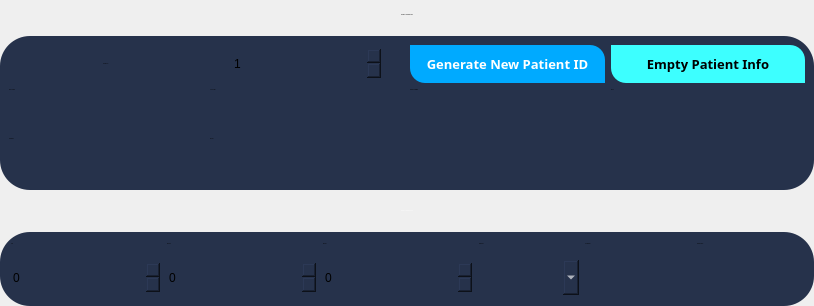
                             <widget class="QFrame" name="info_frame">
                              <property name="sizePolicy">
                               <sizepolicy hsizetype="MinimumExpanding" vsizetype="Expanding">
                                <horstretch>0</horstretch>
                                <verstretch>0</verstretch>
                               </sizepolicy>
                              </property>
                              <property name="maximumSize">
                               <size>
                                <width>16777215</width>
                                <height>16777215</height>
                               </size>
                              </property>
                              <property name="frameShape">
                               <enum>QFrame::NoFrame</enum>
                              </property>
                              <property name="frameShadow">
                               <enum>QFrame::Plain</enum>
                              </property>
                              <layout class="QVBoxLayout" name="verticalLayout_15">
                               <property name="leftMargin">
                                <number>0</number>
                               </property>
                               <property name="topMargin">
                                <number>0</number>
                               </property>
                               <property name="rightMargin">
                                <number>0</number>
                               </property>
                               <property name="bottomMargin">
                                <number>0</number>
                               </property>
                               <item alignment="Qt::AlignHCenter">
                                <widget class="QLabel" name="label_15">
                                 <property name="sizePolicy">
                                  <sizepolicy hsizetype="Preferred" vsizetype="Preferred">
                                   <horstretch>0</horstretch>
                                   <verstretch>0</verstretch>
                                  </sizepolicy>
                                 </property>
                                 <property name="minimumSize">
                                  <size>
                                   <width>50</width>
                                   <height>30</height>
                                  </size>
                                 </property>
                                 <property name="font">
                                  <font>
                                   <pointsize>-1</pointsize>
                                  </font>
                                 </property>
                                 <property name="styleSheet">
                                  <string notr="true">
text-align:middle;</string>
                                 </property>
                                 <property name="text">
                                  <string>GENERAL INFORMATION</string>
                                 </property>
                                 <property name="alignment">
                                  <set>Qt::AlignCenter</set>
                                 </property>
                                </widget>
                               </item>
                               <item>
                                <widget class="QFrame" name="patient_general_info_frame">
                                 <property name="styleSheet">
                                  <string notr="true">	border-top-right-radius: 30px;
	border-top-left-radius: 30px;
	border-bottom-right-radius:30px;
	border-bottom-left-radius: 30px;
background-color:#26324b;</string>
                                 </property>
                                 <property name="frameShape">
                                  <enum>QFrame::Box</enum>
                                 </property>
                                 <property name="frameShadow">
                                  <enum>QFrame::Plain</enum>
                                 </property>
                                 <property name="lineWidth">
                                  <number>0</number>
                                 </property>
                                 <layout class="QGridLayout" name="gridLayout_2">
                                  <item row="2" column="6" alignment="Qt::AlignLeft">
                                   <widget class="QLabel" name="label_20">
                                    <property name="font">
                                     <font>
                                      <pointsize>-1</pointsize>
                                     </font>
                                    </property>
                                    <property name="text">
                                     <string>EMAIL</string>
                                    </property>
                                   </widget>
                                  </item>
                                  <item row="2" column="1" alignment="Qt::AlignLeft">
                                   <widget class="QLabel" name="label_16">
                                    <property name="font">
                                     <font>
                                      <pointsize>-1</pointsize>
                                     </font>
                                    </property>
                                    <property name="text">
                                     <string>FIRST NAME</string>
                                    </property>
                                   </widget>
                                  </item>
                                  <item row="2" column="3" alignment="Qt::AlignLeft">
                                   <widget class="QLabel" name="label_17">
                                    <property name="font">
                                     <font>
                                      <pointsize>-1</pointsize>
                                     </font>
                                    </property>
                                    <property name="text">
                                     <string>LAST NAME</string>
                                    </property>
                                   </widget>
                                  </item>
                                  <item row="3" column="6">
                                   <widget class="QLineEdit" name="email">
                                    <property name="minimumSize">
                                     <size>
                                      <width>0</width>
                                      <height>35</height>
                                     </size>
                                    </property>
                                    <property name="styleSheet">
                                     <string notr="true"/>
                                    </property>
                                   </widget>
                                  </item>
                                  <item row="0" column="1" alignment="Qt::AlignHCenter|Qt::AlignVCenter">
                                   <widget class="QLabel" name="label_22">
                                    <property name="maximumSize">
                                     <size>
                                      <width>100</width>
                                      <height>16777215</height>
                                     </size>
                                    </property>
                                    <property name="font">
                                     <font>
                                      <pointsize>-1</pointsize>
                                     </font>
                                    </property>
                                    <property name="styleSheet">
                                     <string notr="true"/>
                                    </property>
                                    <property name="text">
                                     <string>PATIENT ID</string>
                                    </property>
                                   </widget>
                                  </item>
                                  <item row="0" column="5">
                                   <widget class="QPushButton" name="generate_patient_id">
                                    <property name="font">
                                     <font>
                                      <family>Comfortaa</family>
                                      <pointsize>10</pointsize>
                                      <weight>50</weight>
                                      <italic>false</italic>
                                      <bold>false</bold>
                                     </font>
                                    </property>
                                    <property name="styleSheet">
                                     <string notr="true">background-color: rgb(0, 170, 255);
color: rgb(255, 255, 255);
font-size: 13px;
	font-weight: bold;
	border-top-right-radius: 15px;
	border-top-left-radius: 0px;
	border-bottom-right-radius: 0px;
	border-bottom-left-radius: 15px;
	padding: 10px;
	font: 10pt &quot;Comfortaa&quot;;</string>
                                    </property>
                                    <property name="text">
                                     <string>Generate New Patient ID</string>
                                    </property>
                                   </widget>
                                  </item>
                                  <item row="3" column="1">
                                   <widget class="QLineEdit" name="fn">
                                    <property name="sizePolicy">
                                     <sizepolicy hsizetype="Expanding" vsizetype="Fixed">
                                      <horstretch>0</horstretch>
                                      <verstretch>0</verstretch>
                                     </sizepolicy>
                                    </property>
                                    <property name="minimumSize">
                                     <size>
                                      <width>0</width>
                                      <height>35</height>
                                     </size>
                                    </property>
                                    <property name="styleSheet">
                                     <string notr="true"/>
                                    </property>
                                   </widget>
                                  </item>
                                  <item row="2" column="5" alignment="Qt::AlignLeft">
                                   <widget class="QLabel" name="label_19">
                                    <property name="font">
                                     <font>
                                      <pointsize>-1</pointsize>
                                     </font>
                                    </property>
                                    <property name="text">
                                     <string>PHONE NUMBER</string>
                                    </property>
                                   </widget>
                                  </item>
                                  <item row="3" column="5">
                                   <widget class="QLineEdit" name="pn">
                                    <property name="minimumSize">
                                     <size>
                                      <width>0</width>
                                      <height>35</height>
                                     </size>
                                    </property>
                                    <property name="styleSheet">
                                     <string notr="true"/>
                                    </property>
                                   </widget>
                                  </item>
                                  <item row="6" column="1">
                                   <widget class="QLineEdit" name="addr">
                                    <property name="minimumSize">
                                     <size>
                                      <width>0</width>
                                      <height>35</height>
                                     </size>
                                    </property>
                                    <property name="styleSheet">
                                     <string notr="true"/>
                                    </property>
                                   </widget>
                                  </item>
                                  <item row="4" column="1" alignment="Qt::AlignLeft">
                                   <widget class="QLabel" name="label_18">
                                    <property name="font">
                                     <font>
                                      <pointsize>-1</pointsize>
                                     </font>
                                    </property>
                                    <property name="text">
                                     <string>ADDRESS</string>
                                    </property>
                                   </widget>
                                  </item>
                                  <item row="0" column="3" alignment="Qt::AlignHCenter">
                                   <widget class="QSpinBox" name="patient_id">
                                    <property name="sizePolicy">
                                     <sizepolicy hsizetype="Fixed" vsizetype="Fixed">
                                      <horstretch>0</horstretch>
                                      <verstretch>0</verstretch>
                                     </sizepolicy>
                                    </property>
                                    <property name="minimumSize">
                                     <size>
                                      <width>150</width>
                                      <height>35</height>
                                     </size>
                                    </property>
                                    <property name="styleSheet">
                                     <string notr="true"/>
                                    </property>
                                    <property name="readOnly">
                                     <bool>true</bool>
                                    </property>
                                    <property name="maximum">
                                     <number>999999999</number>
                                    </property>
                                    <property name="value">
                                     <number>1</number>
                                    </property>
                                   </widget>
                                  </item>
                                  <item row="6" column="3">
                                   <widget class="QLineEdit" name="notes">
                                    <property name="minimumSize">
                                     <size>
                                      <width>0</width>
                                      <height>35</height>
                                     </size>
                                    </property>
                                    <property name="styleSheet">
                                     <string notr="true"/>
                                    </property>
                                   </widget>
                                  </item>
                                  <item row="4" column="3" alignment="Qt::AlignLeft">
                                   <widget class="QLabel" name="label_21">
                                    <property name="font">
                                     <font>
                                      <pointsize>-1</pointsize>
                                     </font>
                                    </property>
                                    <property name="text">
                                     <string>NOTES</string>
                                    </property>
                                   </widget>
                                  </item>
                                  <item row="3" column="3">
                                   <widget class="QLineEdit" name="ln">
                                    <property name="minimumSize">
                                     <size>
                                      <width>0</width>
                                      <height>35</height>
                                     </size>
                                    </property>
                                    <property name="styleSheet">
                                     <string notr="true"/>
                                    </property>
                                   </widget>
                                  </item>
                                  <item row="0" column="6">
                                   <widget class="QPushButton" name="reset_patient">
                                    <property name="font">
                                     <font>
                                      <family>Comfortaa</family>
                                      <pointsize>10</pointsize>
                                      <weight>50</weight>
                                      <italic>false</italic>
                                      <bold>false</bold>
                                     </font>
                                    </property>
                                    <property name="styleSheet">
                                     <string notr="true">background-color: rgb(61, 255, 255);
color: rgb(0,0,0);
font-size: 13px;
	font-weight: bold;
	border-top-right-radius: 15px;
	border-top-left-radius: 0px;
	border-bottom-right-radius: 0px;
	border-bottom-left-radius: 15px;
	padding: 10px;
	font: 10pt &quot;Comfortaa&quot;;</string>
                                    </property>
                                    <property name="text">
                                     <string>Empty Patient Info</string>
                                    </property>
                                   </widget>
                                  </item>
                                 </layout>
                                </widget>
                               </item>
                               <item alignment="Qt::AlignHCenter">
                                <widget class="QLabel" name="label_29">
                                 <property name="minimumSize">
                                  <size>
                                   <width>50</width>
                                   <height>30</height>
                                  </size>
                                 </property>
                                 <property name="font">
                                  <font>
                                   <pointsize>-1</pointsize>
                                  </font>
                                 </property>
                                 <property name="styleSheet">
                                  <string notr="true">color: rgb(255, 255, 255);
text-align:middle;</string>
                                 </property>
                                 <property name="text">
                                  <string>MEDICAL INFORMATION</string>
                                 </property>
                                 <property name="alignment">
                                  <set>Qt::AlignCenter</set>
                                 </property>
                                </widget>
                               </item>
                               <item>
                                <widget class="QFrame" name="patient_medical_info_frame">
                                 <property name="minimumSize">
                                  <size>
                                   <width>0</width>
                                   <height>0</height>
                                  </size>
                                 </property>
                                 <property name="styleSheet">
                                  <string notr="true">	border-top-right-radius: 30px;
	border-top-left-radius: 30px;
	border-bottom-right-radius:30px;
	border-bottom-left-radius: 30px;
background-color:#26324b;</string>
                                 </property>
                                 <property name="frameShape">
                                  <enum>QFrame::NoFrame</enum>
                                 </property>
                                 <property name="frameShadow">
                                  <enum>QFrame::Plain</enum>
                                 </property>
                                 <property name="lineWidth">
                                  <number>5</number>
                                 </property>
                                 <layout class="QGridLayout" name="gridLayout_3">
                                  <property name="leftMargin">
                                   <number>11</number>
                                  </property>
                                  <property name="topMargin">
                                   <number>11</number>
                                  </property>
                                  <property name="rightMargin">
                                   <number>11</number>
                                  </property>
                                  <property name="bottomMargin">
                                   <number>11</number>
                                  </property>
                                  <property name="verticalSpacing">
                                   <number>15</number>
                                  </property>
                                  <item row="1" column="10">
                                   <widget class="QLabel" name="label_26">
                                    <property name="font">
                                     <font>
                                      <pointsize>-1</pointsize>
                                     </font>
                                    </property>
                                    <property name="text">
                                     <string>CONDITIONS</string>
                                    </property>
                                   </widget>
                                  </item>
                                  <item row="1" column="6">
                                   <widget class="QLabel" name="label_24">
                                    <property name="font">
                                     <font>
                                      <pointsize>-1</pointsize>
                                     </font>
                                    </property>
                                    <property name="text">
                                     <string>SMOKING</string>
                                    </property>
                                   </widget>
                                  </item>
                                  <item row="1" column="3">
                                   <widget class="QLabel" name="label_28">
                                    <property name="font">
                                     <font>
                                      <pointsize>-1</pointsize>
                                     </font>
                                    </property>
                                    <property name="text">
                                     <string>WEIGHT</string>
                                    </property>
                                   </widget>
                                  </item>
                                  <item row="2" column="10">
                                   <widget class="QLineEdit" name="conditions">
                                    <property name="minimumSize">
                                     <size>
                                      <width>0</width>
                                      <height>35</height>
                                     </size>
                                    </property>
                                    <property name="styleSheet">
                                     <string notr="true"/>
                                    </property>
                                   </widget>
                                  </item>
                                  <item row="2" column="5">
                                   <widget class="QSpinBox" name="height">
                                    <property name="sizePolicy">
                                     <sizepolicy hsizetype="Fixed" vsizetype="Fixed">
                                      <horstretch>0</horstretch>
                                      <verstretch>0</verstretch>
                                     </sizepolicy>
                                    </property>
                                    <property name="minimumSize">
                                     <size>
                                      <width>150</width>
                                      <height>35</height>
                                     </size>
                                    </property>
                                    <property name="styleSheet">
                                     <string notr="true"/>
                                    </property>
                                    <property name="maximum">
                                     <number>250</number>
                                    </property>
                                   </widget>
                                  </item>
                                  <item row="1" column="0" alignment="Qt::AlignLeft">
                                   <widget class="QLabel" name="label_23">
                                    <property name="font">
                                     <font>
                                      <pointsize>-1</pointsize>
                                     </font>
                                    </property>
                                    <property name="frameShadow">
                                     <enum>QFrame::Sunken</enum>
                                    </property>
                                    <property name="text">
                                     <string>AGE</string>
                                    </property>
                                   </widget>
                                  </item>
                                  <item row="2" column="0">
                                   <widget class="QSpinBox" name="age">
                                    <property name="minimumSize">
                                     <size>
                                      <width>150</width>
                                      <height>35</height>
                                     </size>
                                    </property>
                                    <property name="styleSheet">
                                     <string notr="true"/>
                                    </property>
                                   </widget>
                                  </item>
                                  <item row="2" column="8">
                                   <widget class="QLineEdit" name="allergies">
                                    <property name="minimumSize">
                                     <size>
                                      <width>0</width>
                                      <height>35</height>
                                     </size>
                                    </property>
                                    <property name="styleSheet">
                                     <string notr="true"/>
                                    </property>
                                   </widget>
                                  </item>
                                  <item row="2" column="6">
                                   <widget class="QComboBox" name="smoking">
                                    <property name="sizePolicy">
                                     <sizepolicy hsizetype="Fixed" vsizetype="Fixed">
                                      <horstretch>0</horstretch>
                                      <verstretch>0</verstretch>
                                     </sizepolicy>
                                    </property>
                                    <property name="minimumSize">
                                     <size>
                                      <width>100</width>
                                      <height>35</height>
                                     </size>
                                    </property>
                                    <property name="font">
                                     <font>
                                      <weight>2</weight>
                                      <bold>false</bold>
                                     </font>
                                    </property>
                                    <property name="focusPolicy">
                                     <enum>Qt::WheelFocus</enum>
                                    </property>
                                    <property name="styleSheet">
                                     <string notr="true">color: rgb(255, 255, 255);
font-weight:16+6px;</string>
                                    </property>
                                    <item>
                                     <property name="text">
                                      <string/>
                                     </property>
                                    </item>
                                    <item>
                                     <property name="text">
                                      <string>Yes</string>
                                     </property>
                                    </item>
                                    <item>
                                     <property name="text">
                                      <string>No</string>
                                     </property>
                                    </item>
                                   </widget>
                                  </item>
                                  <item row="2" column="3">
                                   <widget class="QSpinBox" name="weight">
                                    <property name="sizePolicy">
                                     <sizepolicy hsizetype="Fixed" vsizetype="Fixed">
                                      <horstretch>0</horstretch>
                                      <verstretch>0</verstretch>
                                     </sizepolicy>
                                    </property>
                                    <property name="minimumSize">
                                     <size>
                                      <width>150</width>
                                      <height>35</height>
                                     </size>
                                    </property>
                                    <property name="styleSheet">
                                     <string notr="true"/>
                                    </property>
                                    <property name="maximum">
                                     <number>300</number>
                                    </property>
                                   </widget>
                                  </item>
                                  <item row="1" column="5">
                                   <widget class="QLabel" name="label_27">
                                    <property name="font">
                                     <font>
                                      <pointsize>-1</pointsize>
                                     </font>
                                    </property>
                                    <property name="text">
                                     <string>HEIGHT</string>
                                    </property>
                                   </widget>
                                  </item>
                                  <item row="1" column="8">
                                   <widget class="QLabel" name="label_25">
                                    <property name="font">
                                     <font>
                                      <pointsize>-1</pointsize>
                                     </font>
                                    </property>
                                    <property name="text">
                                     <string>ALLERGIES</string>
                                    </property>
                                   </widget>
                                  </item>
                                 </layout>
                                </widget>
                               </item>
                              </layout>
                             </widget>
